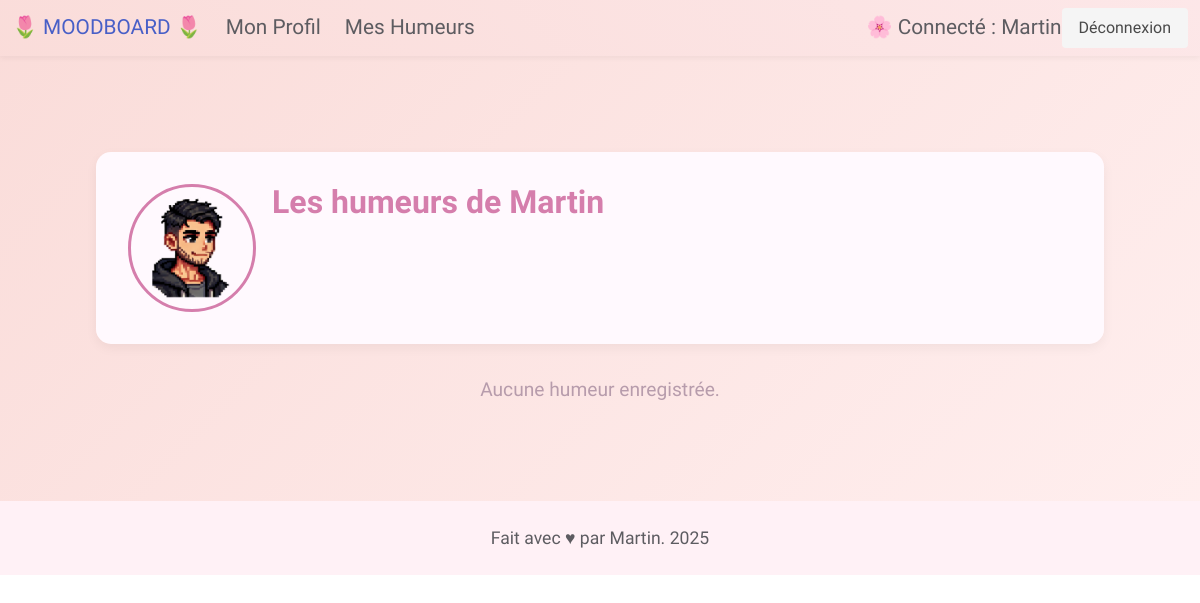
/moods/Martin (signed in), run on the app's committed database.
### app.py (models this page shows)
class User(db.Model):
    __tablename__ = 'user'
    __table_args__ = {'extend_existing': True}
    id = db.Column(db.Integer, primary_key=True)
    username = db.Column(db.String(50), unique=True, nullable=False)
    password = db.Column(db.String(200), nullable=False)
    moods = db.relationship('Mood', backref='user', lazy=True, order_by="Mood.created_at.desc()")
    profile_pic = db.Column(db.String(200), default='picture1.png')
    availability = db.Column(db.String(20), default="Pas de statut")
    ideas = db.relationship('Idea', backref='author', lazy=True)

### app.py (the view)
@app.route('/moods/<username>')
def user_moods(username):
    user = User.query.filter_by(username=username).first_or_404()
    return render_template('user_moods.html', user=user)

### templates/user_moods.html (shortened to what this page needs)
{% extends "layout.html" %}
{% block content %}
<div class="container">
  <div class="box animated fadeIn" style="background-color: rgba(255,250,255,0.95); border-radius: 15px; padding: 2rem; margin-bottom: 2rem; box-shadow: 0 4px 12px rgba(0,0,0,0.05);">
    <article class="media">
      <figure class="media-left">
        <p class="image is-128x128">
          <img src="{{ url_for('static', filename='images/' ~ user.profile_pic) }}" alt="Photo de profil de {{ user.username }}" style="border-radius:50%; border:3px solid #D57EAC;">
        </p>
      </figure>
      <div class="media-content">
        <h1 class="title" style="color:#D57EAC;">Les humeurs de {{ user.username }}</h1>
      </div>
    </article>
  </div>
  {% if user.moods %}
    {% for mood in user.moods %}
      <div class="box animated fadeInUp" style="background-color: #FFFDF7; border-radius: 15px; margin-bottom: 1rem; padding: 1rem; box-shadow: 0 2px 6px rgba(0,0,0,0.1);">
        <div style="display: flex; align-items: center;">
          <figure class="image is-48x48" style="margin-right: 1rem;">
            <img src="{{ url_for('static', filename='images/' ~ user.profile_pic) }}" alt="Photo de {{ user.username }}" style="border-radius:50%; border:2px solid #D57EAC;">
          </figure>
          <div>
            <strong style="color: #5D5C61;">{{ user.username }}</strong>
            <small style="color:#B79CAC;">{{ mood.created_at.strftime('%d/%m/%Y %H:%M') }}</small>
          </div>
        </div>
        <p style="margin-top: 1rem; font-size: 1.2rem; color:#6E6D7A;">{{ mood.mood_text }}</p>
        {% if session.username == user.username %}
          <form method="POST" action="{{ url_for('delete_mood', mood_id=mood.id) }}" style="margin-top: 1rem;">
            <button class="button is-danger is-small" type="submit">Supprimer</button>
          </form>
        {% endif %}
      </div>
    {% endfor %}
  {% else %}
    <p style="text-align: center; font-size: 1.2rem; color:#B79CAC;">Aucune humeur enregistrée.</p>
  {% endif %}
</div>
{% endblock %}

### templates/layout.html (style rules this page uses)
body { background: linear-gradient(135deg, #FADCD9, #FFEFEF); color: #5D5C61; font-family: 'Baloo 2', cursive; font-size: 1.2rem; margin: 0; padding: 0; overflow-x: hidden; position: relative; }
.container { max-width: 100%; padding: 1.5rem; }

### data on the page
User: profile_pic (picture), username "Martin"

### other printed values
{{ session.username }} "Martin"
